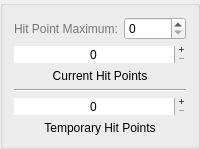
          <widget class="QGroupBox" name="groupBox_2">
           <property name="title">
            <string/>
           </property>
           <layout class="QVBoxLayout" name="verticalLayout_26">
            <item>
             <layout class="QHBoxLayout" name="horizontalLayout_9">
              <item>
               <widget class="QLabel" name="label_39">
                <property name="palette">
                 <palette>
                  <active>
                   <colorrole role="WindowText">
                    <brush brushstyle="SolidPattern">
                     <color alpha="255">
                      <red>119</red>
                      <green>118</green>
                      <blue>123</blue>
                     </color>
                    </brush>
                   </colorrole>
                  </active>
                  <inactive>
                   <colorrole role="WindowText">
                    <brush brushstyle="SolidPattern">
                     <color alpha="255">
                      <red>119</red>
                      <green>118</green>
                      <blue>123</blue>
                     </color>
                    </brush>
                   </colorrole>
                  </inactive>
                  <disabled>
                   <colorrole role="WindowText">
                    <brush brushstyle="SolidPattern">
                     <color alpha="255">
                      <red>190</red>
                      <green>190</green>
                      <blue>190</blue>
                     </color>
                    </brush>
                   </colorrole>
                  </disabled>
                 </palette>
                </property>
                <property name="text">
                 <string>Hit Point Maximum:</string>
                </property>
               </widget>
              </item>
              <item>
               <widget class="QSpinBox" name="spinBox_16">
                <property name="maximum">
                 <number>500</number>
                </property>
               </widget>
              </item>
             </layout>
            </item>
            <item>
             <widget class="QSpinBox" name="spinBox_17">
              <property name="frame">
               <bool>false</bool>
              </property>
              <property name="alignment">
               <set>Qt::AlignCenter</set>
              </property>
              <property name="buttonSymbols">
               <enum>QAbstractSpinBox::PlusMinus</enum>
              </property>
              <property name="maximum">
               <number>500</number>
              </property>
             </widget>
            </item>
            <item>
             <widget class="QLabel" name="label_40">
              <property name="text">
               <string>Current Hit Points</string>
              </property>
              <property name="alignment">
               <set>Qt::AlignCenter</set>
              </property>
             </widget>
            </item>
            <item>
             <widget class="Line" name="line">
              <property name="orientation">
               <enum>Qt::Horizontal</enum>
              </property>
             </widget>
            </item>
            <item>
             <widget class="QSpinBox" name="spinBox_18">
              <property name="frame">
               <bool>false</bool>
              </property>
              <property name="alignment">
               <set>Qt::AlignCenter</set>
              </property>
              <property name="buttonSymbols">
               <enum>QAbstractSpinBox::PlusMinus</enum>
              </property>
              <property name="maximum">
               <number>500</number>
              </property>
             </widget>
            </item>
            <item>
             <widget class="QLabel" name="label_41">
              <property name="text">
               <string>Temporary Hit Points</string>
              </property>
              <property name="alignment">
               <set>Qt::AlignCenter</set>
              </property>
             </widget>
            </item>
           </layout>
          </widget>
